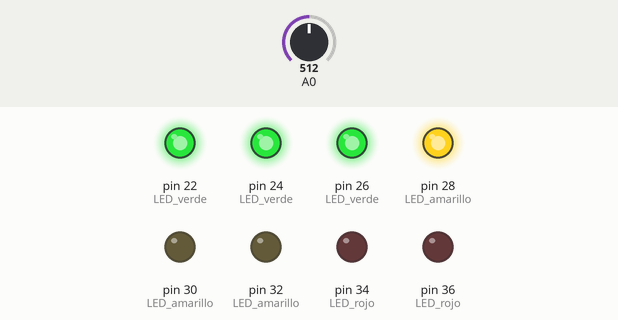
Simulated run of this sketch. Board: Arduino Mega 2560, built with avr-gcc and run on an emulated ATmega2560. Shown: output pins drawn as LEDs (lit = HIGH). The test bench sets the inputs (shaded band); at power-on: A0 = 512.

Above: at 1.2 s.
1.3 s: A0 set to 631
2.8 s: A0 set to 650
At 4.0 s:
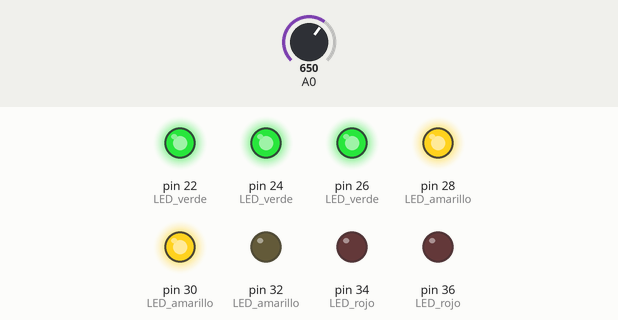
4.3 s: A0 set to 511
At 5.4 s:
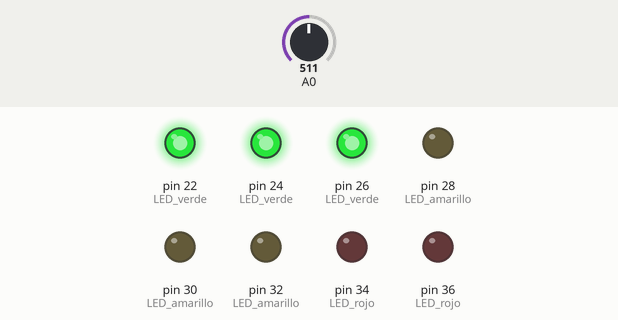
5.8 s: A0 set to 396
7.3 s: A0 set to 367
At 7.7 s:
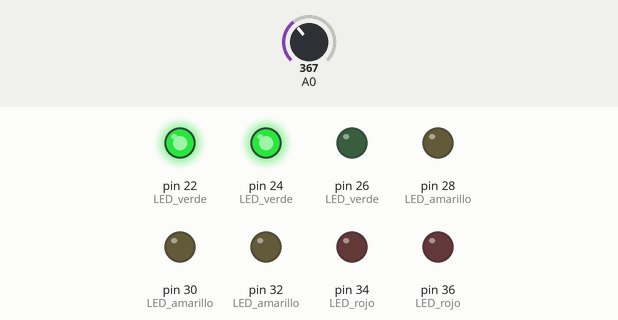
8.8 s: A0 set to 716
At 10.0 s:
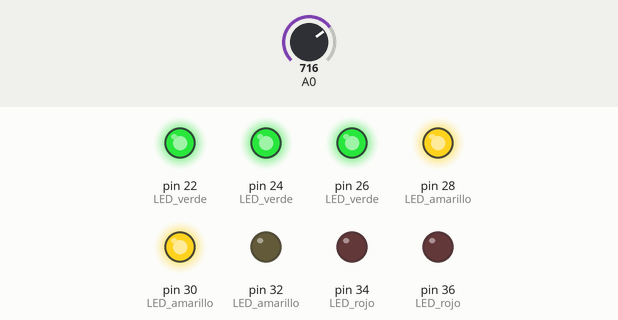
Timing chart, 0 to 11.3 s (numbered marks = the images above; inputs shaded):
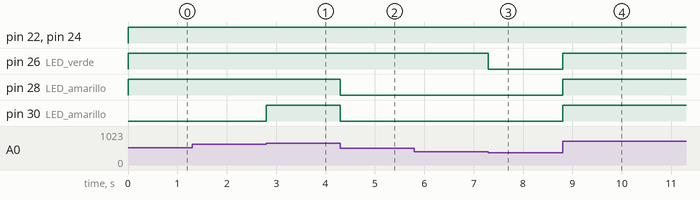

The sketch:

vumetro.ino
```cpp
//Volumetro

void setup()
{
 pinMode(22,OUTPUT);//LED verde
 pinMode(24,OUTPUT);//LED verde
 pinMode(26,OUTPUT);//LED verde
 pinMode(28,OUTPUT);//LED amarillo
 pinMode(30,OUTPUT);//LED amarillo
 pinMode(32,OUTPUT);//LED amarillo
 pinMode(34,OUTPUT);//LED rojo
 pinMode(36,OUTPUT);//LED rojo
}

void loop()
{
  int valor=analogRead(A0);
  valor=map(valor,0, 1023, 0, 8);

  switch(valor) {
  case 0:
   digitalWrite(22,LOW);//pin 22 apagado
   digitalWrite(24,LOW);//pin 24 apagado
   digitalWrite(26,LOW);//pin 26 apagado
   digitalWrite(28,LOW);//pin 28 apagado
   digitalWrite(30,LOW);//pin 30 apagado
   digitalWrite(32,LOW);//pin 32 apagado
   digitalWrite(34,LOW);//pin 34 apagado
   digitalWrite(36,LOW);//pin 36 apagado
   break;
  case 1:
   digitalWrite(22,HIGH);//pin 22 encendido
   digitalWrite(24,LOW);//pin 24 apagado
   digitalWrite(26,LOW);//pin 26 apagado
   digitalWrite(28,LOW);//pin 28 apagado
   digitalWrite(30,LOW);//pin 30 apagado
   digitalWrite(32,LOW);//pin 32 apagado
   digitalWrite(34,LOW);//pin 34 apagado
   digitalWrite(36,LOW);//pin 36 apagado
   break;
  case 2:
   digitalWrite(22,HIGH);//pin 22 encendido
   digitalWrite(24,HIGH);//pin 24 encendido
   digitalWrite(26,LOW);//pin 26 apagado
   digitalWrite(28,LOW);//pin 28 apagado
   digitalWrite(30,LOW);//pin 30 apagado
   digitalWrite(32,LOW);//pin 32 apagado
   digitalWrite(34,LOW);//pin 34 apagado
   digitalWrite(36,LOW);//pin 36 apagado
   break;
  case 3:
   digitalWrite(22,HIGH);//pin 22 encendido
   digitalWrite(24,HIGH);//pin 24 encendido
   digitalWrite(26,HIGH);//pin 26 encendido
   digitalWrite(28,LOW);//pin 28 apagado
   digitalWrite(30,LOW);//pin 30 apagado
   digitalWrite(32,LOW);//pin 32 apagado
   digitalWrite(34,LOW);//pin 34 apagado
   digitalWrite(36,LOW);//pin 36 apagado
   break;
  case 4:
   digitalWrite(22,HIGH);//pin 22 encendido
   digitalWrite(24,HIGH);//pin 24 encendido
   digitalWrite(26,HIGH);//pin 26 encendido
   digitalWrite(28,HIGH);//pin 28 encendido
   digitalWrite(30,LOW);//pin 30 apagado
   digitalWrite(32,LOW);//pin 32 apagado
   digitalWrite(34,LOW);//pin 34 apagado
   digitalWrite(36,LOW);//pin 36 apagado
   break;
  case 5:
   digitalWrite(22,HIGH);//pin 22 encendido
   digitalWrite(24,HIGH);//pin 24 encendido
   digitalWrite(26,HIGH);//pin 26 encendido
   digitalWrite(28,HIGH);//pin 28 encendido
   digitalWrite(30,HIGH);//pin 30 encendido
   digitalWrite(32,LOW);//pin 32 apagado
   digitalWrite(34,LOW);//pin 34 apagado
   digitalWrite(36,LOW);//pin 36 apagado
   break;
  case 6:
   digitalWrite(22,HIGH);//pin 22 encendido
   digitalWrite(24,HIGH);//pin 24 encendido
   digitalWrite(26,HIGH);//pin 26 encendido
   digitalWrite(28,HIGH);//pin 28 encendido
   digitalWrite(30,HIGH);//pin 30 encendido
   digitalWrite(32,HIGH);//pin 32 encendido
   digitalWrite(34,LOW);//pin 34 apagado
   digitalWrite(36,LOW);//pin 36 apagado
   break;
  case 7:
   digitalWrite(22,HIGH);//pin 22 encendido
   digitalWrite(24,HIGH);//pin 24 encendido
   digitalWrite(26,HIGH);//pin 26 encendido
   digitalWrite(28,HIGH);//pin 28 encendido
   digitalWrite(30,HIGH);//pin 30 encendido
   digitalWrite(32,HIGH);//pin 32 encendido
   digitalWrite(34,HIGH);//pin 34 encendido
   digitalWrite(36,LOW);//pin 36 apagado
   break;
  case 8:
   digitalWrite(22,HIGH);//pin 22 encendido
   digitalWrite(24,HIGH);//pin 24 encendido
   digitalWrite(26,HIGH);//pin 26 encendido
   digitalWrite(28,HIGH);//pin 28 encendido
   digitalWrite(30,HIGH);//pin 30 encendido
   digitalWrite(32,HIGH);//pin 32 encendido
   digitalWrite(34,HIGH);//pin 34 encendido
   digitalWrite(36,HIGH);//pin 36 encendido
   break;
  }
}
```

Measured:
- the behaviour switches between 639 and 640 on A0 (found by bisection; images 0 and 1)
- the behaviour switches between 384 and 383 on A0 (found by bisection; images 2 and 3)
- after the input at 1.3 s, every drawn part: stays the same
- after the input at 2.8 s, pin 30 (LED_amarillo): LOW → HIGH at once
- after the input at 4.3 s, pin 28 (LED_amarillo), pin 30 (LED_amarillo): HIGH → LOW at once
- after the input at 5.8 s, every drawn part: stays the same
- after the input at 7.3 s, pin 26 (LED_verde): HIGH → LOW at once
- after the input at 8.8 s, pin 26 (LED_verde), pin 28 (LED_amarillo), pin 30 (LED_amarillo): LOW → HIGH at once
